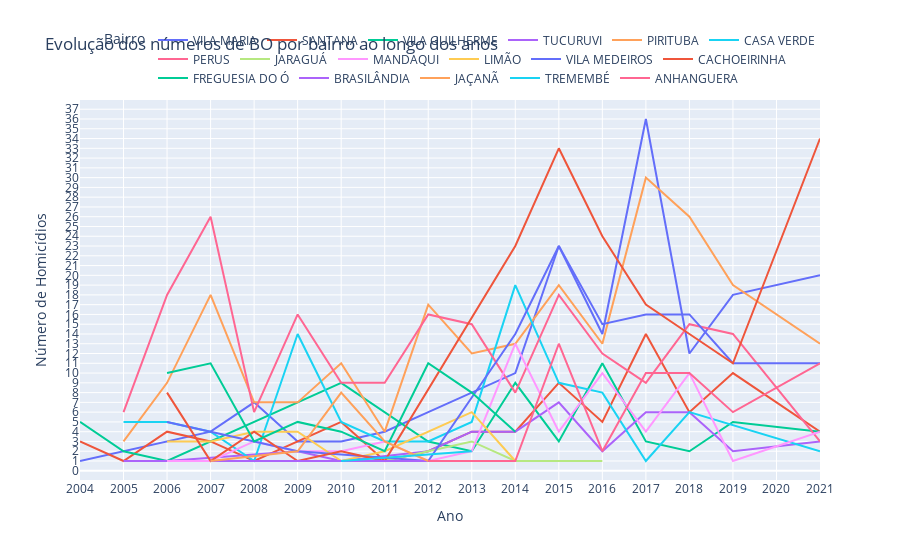

Notebook code cell kept with this figure:
### Code cell
linha_interativo(oeste)

### Figure 1 — Plotly figure (JSON) as saved in the notebook; plotly's stock layout.template omitted (floating-point values rounded to 4 significant figures)
{"data": [{"hovertemplate": "BAIRRO=VILA MARIA<br>ANO=%{x}<br>NUM_BO=%{y}<extra></extra>", "legendgroup": "VILA MARIA", "line": {"color": "#636efa", "dash": "solid"}, "marker": {"symbol": "circle"}, "mode": "lines", "name": "VILA MARIA", "orientation": "v", "showlegend": true, "type": "scatter", "x": [2004, 2005, 2006, 2007, 2008, 2009, 2010, 2011, 2012, 2013, 2014, 2015, 2016, 2017, 2018, 2019, 2021], "xaxis": "x", "y": [1, 2, 3, 4, 7, 3, 3, 4, 6, 8, 10, 23, 14, 36, 12, 18, 20], "yaxis": "y"}, {"hovertemplate": "BAIRRO=SANTANA<br>ANO=%{x}<br>NUM_BO=%{y}<extra></extra>", "legendgroup": "SANTANA", "line": {"color": "#EF553B", "dash": "solid"}, "marker": {"symbol": "circle"}, "mode": "lines", "name": "SANTANA", "orientation": "v", "showlegend": true, "type": "scatter", "x": [2004, 2005, 2006, 2007, 2008, 2009, 2010, 2011, 2012, 2013, 2014, 2015, 2016, 2017, 2018, 2019, 2021], "xaxis": "x", "y": [3, 1, 4, 3, 1, 3, 5, 1, 2, 4, 4, 9, 5, 14, 6, 10, 4], "yaxis": "y"}, {"hovertemplate": "BAIRRO=VILA GUILHERME<br>ANO=%{x}<br>NUM_BO=%{y}<extra></extra>", "legendgroup": "VILA GUILHERME", "line": {"color": "#00cc96", "dash": "solid"}, "marker": {"symbol": "circle"}, "mode": "lines", "name": "VILA GUILHERME", "orientation": "v", "showlegend": true, "type": "scatter", "x": [2004, 2005, 2006, 2010, 2012, 2013, 2014, 2015, 2016, 2017, 2018, 2019, 2021], "xaxis": "x", "y": [5, 2, 1, 9, 3, 2, 9, 3, 11, 3, 2, 5, 4], "yaxis": "y"}, {"hovertemplate": "BAIRRO=TUCURUVI<br>ANO=%{x}<br>NUM_BO=%{y}<extra></extra>", "legendgroup": "TUCURUVI", "line": {"color": "#ab63fa", "dash": "solid"}, "marker": {"symbol": "circle"}, "mode": "lines", "name": "TUCURUVI", "orientation": "v", "showlegend": true, "type": "scatter", "x": [2005, 2006, 2009, 2010, 2012, 2013, 2014, 2015, 2016, 2017, 2018, 2019, 2021], "xaxis": "x", "y": [1, 1, 2, 1, 2, 4, 4, 7, 2, 6, 6, 2, 3], "yaxis": "y"}, {"hovertemplate": "BAIRRO=PIRITUBA<br>ANO=%{x}<br>NUM_BO=%{y}<extra></extra>", "legendgroup": "PIRITUBA", "line": {"color": "#FFA15A", "dash": "solid"}, "marker": {"symbol": "circle"}, "mode": "lines", "name": "PIRITUBA", "orientation": "v", "showlegend": true, "type": "scatter", "x": [2005, 2006, 2007, 2008, 2009, 2010, 2011, 2012, 2013, 2014, 2015, 2016, 2017, 2018, 2019, 2021], "xaxis": "x", "y": [3, 9, 18, 7, 7, 11, 4, 17, 12, 13, 19, 13, 30, 26, 19, 13], "yaxis": "y"}, {"hovertemplate": "BAIRRO=CASA VERDE<br>ANO=%{x}<br>NUM_BO=%{y}<extra></extra>", "legendgroup": "CASA VERDE", "line": {"color": "#19d3f3", "dash": "solid"}, "marker": {"symbol": "circle"}, "mode": "lines", "name": "CASA VERDE", "orientation": "v", "showlegend": true, "type": "scatter", "x": [2005, 2006, 2007, 2008, 2009, 2010, 2011, 2012, 2013, 2014, 2015, 2016, 2017, 2018, 2021], "xaxis": "x", "y": [5, 5, 4, 1, 14, 5, 3, 3, 5, 19, 9, 8, 1, 6, 2], "yaxis": "y"}, {"hovertemplate": "BAIRRO=PERUS<br>ANO=%{x}<br>NUM_BO=%{y}<extra></extra>", "legendgroup": "PERUS", "line": {"color": "#FF6692", "dash": "solid"}, "marker": {"symbol": "circle"}, "mode": "lines", "name": "PERUS", "orientation": "v", "showlegend": true, "type": "scatter", "x": [2005, 2006, 2007, 2008, 2009, 2010, 2011, 2012, 2013, 2014, 2015, 2016, 2017, 2018, 2019, 2021], "xaxis": "x", "y": [6, 18, 26, 6, 16, 9, 9, 16, 15, 8, 18, 12, 9, 15, 14, 3], "yaxis": "y"}, {"hovertemplate": "BAIRRO=JARAGUÁ<br>ANO=%{x}<br>NUM_BO=%{y}<extra></extra>", "legendgroup": "JARAGUÁ", "line": {"color": "#B6E880", "dash": "solid"}, "marker": {"symbol": "circle"}, "mode": "lines", "name": "JARAGUÁ", "orientation": "v", "showlegend": true, "type": "scatter", "x": [2006, 2011, 2012, 2013, 2014, 2016], "xaxis": "x", "y": [1, 1, 2, 3, 1, 1], "yaxis": "y"}, {"hovertemplate": "BAIRRO=MANDAQUI<br>ANO=%{x}<br>NUM_BO=%{y}<extra></extra>", "legendgroup": "MANDAQUI", "line": {"color": "#FF97FF", "dash": "solid"}, "marker": {"symbol": "circle"}, "mode": "lines", "name": "MANDAQUI", "orientation": "v", "showlegend": true, "type": "scatter", "x": [2006, 2007, 2008, 2009, 2010, 2011, 2012, 2013, 2014, 2015, 2016, 2017, 2018, 2019, 2021], "xaxis": "x", "y": [1, 1, 3, 2, 2, 3, 1, 2, 13, 4, 10, 4, 10, 1, 4], "yaxis": "y"}, {"hovertemplate": "BAIRRO=LIMÃO<br>ANO=%{x}<br>NUM_BO=%{y}<extra></extra>", "legendgroup": "LIMÃO", "line": {"color": "#FECB52", "dash": "solid"}, "marker": {"symbol": "circle"}, "mode": "lines", "name": "LIMÃO", "orientation": "v", "showlegend": true, "type": "scatter", "x": [2006, 2007, 2008, 2009, 2010, 2011, 2013, 2014], "xaxis": "x", "y": [3, 3, 4, 4, 1, 2, 6, 1], "yaxis": "y"}, {"hovertemplate": "BAIRRO=VILA MEDEIROS<br>ANO=%{x}<br>NUM_BO=%{y}<extra></extra>", "legendgroup": "VILA MEDEIROS", "line": {"color": "#636efa", "dash": "solid"}, "marker": {"symbol": "circle"}, "mode": "lines", "name": "VILA MEDEIROS", "orientation": "v", "showlegend": true, "type": "scatter", "x": [2006, 2009, 2012, 2014, 2015, 2016, 2017, 2018, 2019, 2021], "xaxis": "x", "y": [5, 2, 1, 14, 23, 15, 16, 16, 11, 11], "yaxis": "y"}, {"hovertemplate": "BAIRRO=CACHOEIRINHA<br>ANO=%{x}<br>NUM_BO=%{y}<extra></extra>", "legendgroup": "CACHOEIRINHA", "line": {"color": "#EF553B", "dash": "solid"}, "marker": {"symbol": "circle"}, "mode": "lines", "name": "CACHOEIRINHA", "orientation": "v", "showlegend": true, "type": "scatter", "x": [2006, 2007, 2008, 2009, 2010, 2011, 2014, 2015, 2016, 2017, 2018, 2019, 2021], "xaxis": "x", "y": [8, 1, 4, 1, 2, 1, 23, 33, 24, 17, 14, 11, 34], "yaxis": "y"}, {"hovertemplate": "BAIRRO=FREGUESIA DO Ó<br>ANO=%{x}<br>NUM_BO=%{y}<extra></extra>", "legendgroup": "FREGUESIA DO Ó", "line": {"color": "#00cc96", "dash": "solid"}, "marker": {"symbol": "circle"}, "mode": "lines", "name": "FREGUESIA DO Ó", "orientation": "v", "showlegend": true, "type": "scatter", "x": [2006, 2007, 2008, 2009, 2010, 2011, 2012, 2013, 2014], "xaxis": "x", "y": [10, 11, 3, 5, 4, 2, 11, 8, 4], "yaxis": "y"}, {"hovertemplate": "BAIRRO=BRASILÂNDIA<br>ANO=%{x}<br>NUM_BO=%{y}<extra></extra>", "legendgroup": "BRASILÂNDIA", "line": {"color": "#ab63fa", "dash": "solid"}, "marker": {"symbol": "circle"}, "mode": "lines", "name": "BRASILÂNDIA", "orientation": "v", "showlegend": true, "type": "scatter", "x": [2007, 2012], "xaxis": "x", "y": [1, 1], "yaxis": "y"}, {"hovertemplate": "BAIRRO=JAÇANÃ<br>ANO=%{x}<br>NUM_BO=%{y}<extra></extra>", "legendgroup": "JAÇANÃ", "line": {"color": "#FFA15A", "dash": "solid"}, "marker": {"symbol": "circle"}, "mode": "lines", "name": "JAÇANÃ", "orientation": "v", "showlegend": true, "type": "scatter", "x": [2007, 2009, 2010, 2011, 2012], "xaxis": "x", "y": [1, 2, 8, 3, 1], "yaxis": "y"}, {"hovertemplate": "BAIRRO=TREMEMBÉ<br>ANO=%{x}<br>NUM_BO=%{y}<extra></extra>", "legendgroup": "TREMEMBÉ", "line": {"color": "#19d3f3", "dash": "solid"}, "marker": {"symbol": "circle"}, "mode": "lines", "name": "TREMEMBÉ", "orientation": "v", "showlegend": true, "type": "scatter", "x": [2010, 2013], "xaxis": "x", "y": [1, 2], "yaxis": "y"}, {"hovertemplate": "BAIRRO=ANHANGUERA<br>ANO=%{x}<br>NUM_BO=%{y}<extra></extra>", "legendgroup": "ANHANGUERA", "line": {"color": "#FF6692", "dash": "solid"}, "marker": {"symbol": "circle"}, "mode": "lines", "name": "ANHANGUERA", "orientation": "v", "showlegend": true, "type": "scatter", "x": [2012, 2014, 2015, 2016, 2017, 2018, 2019, 2021], "xaxis": "x", "y": [1, 1, 13, 2, 10, 10, 6, 11], "yaxis": "y"}], "layout": {"legend": {"orientation": "h", "title": {"text": "Bairro"}, "tracegroupgap": 0, "x": 1, "xanchor": "right", "y": 1.02, "yanchor": "bottom"}, "title": {"text": "Evolução dos números de BO por bairro ao longo dos anos"}, "xaxis": {"anchor": "y", "domain": [0, 1], "tickmode": "linear", "title": {"text": "Ano"}}, "yaxis": {"anchor": "x", "domain": [0, 1], "tickmode": "linear", "title": {"text": "Número de Homicídios"}}}}
